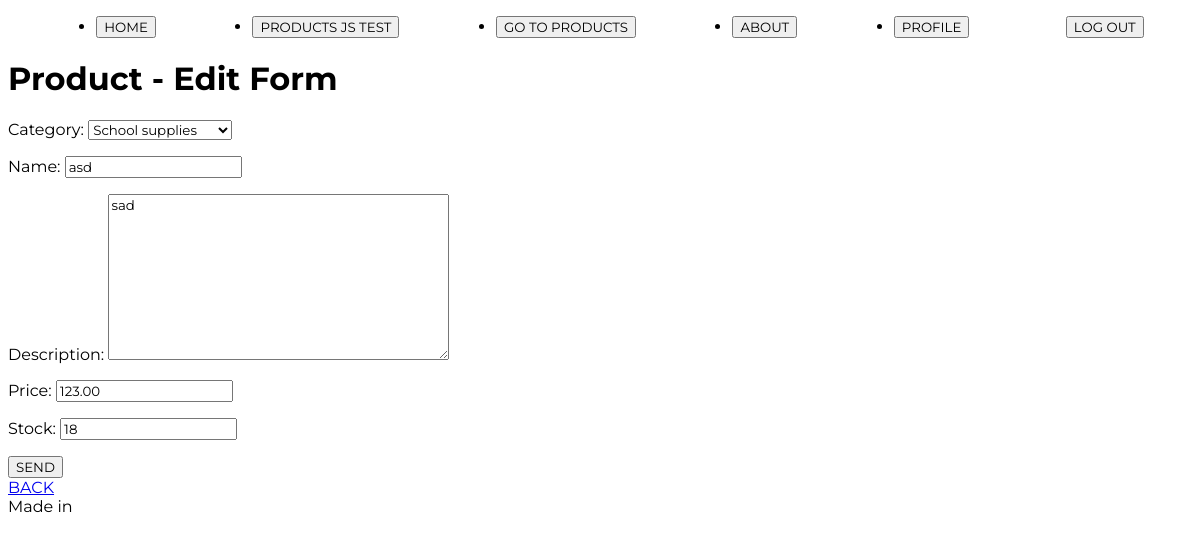
/product/product/update/6 (signed in), run on an earlier commit of the app's database.
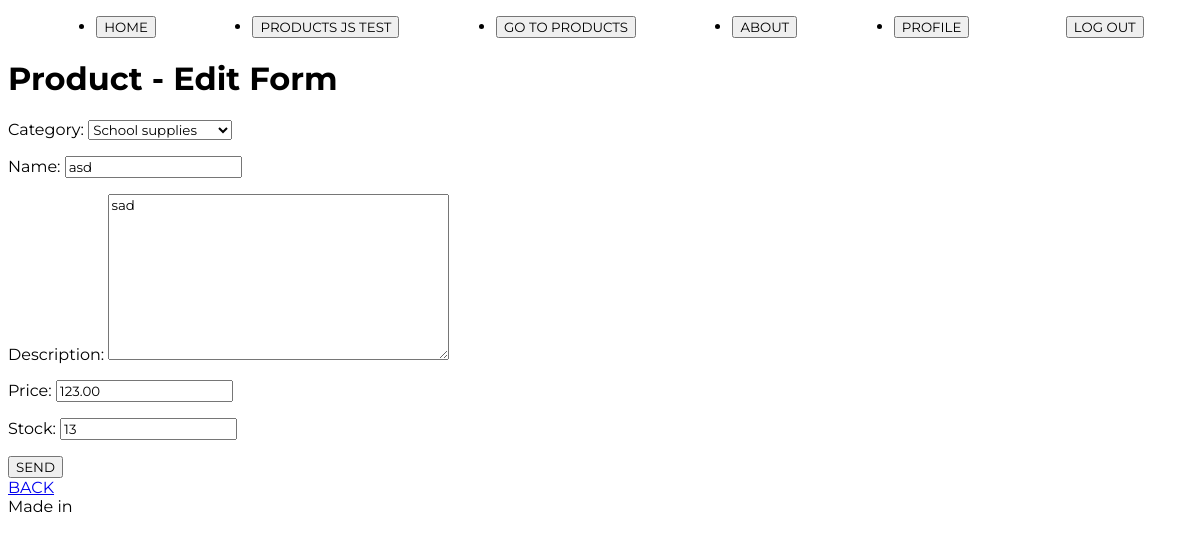
And on a later commit of the database.
### product/models.py (models this page shows, shortened)
class Product(models.Model):
    category=models.ForeignKey(Category, on_delete=models.CASCADE, null=True, blank=True, verbose_name='category')
    name = models.CharField(max_length=150, db_index=True) #facilita la búsqueda en la BD
    description = models.TextField(blank=True, null=True, verbose_name='Description') #blank: el campo puede dejarse vacío cuando es True
    price = models.DecimalField(max_digits=10, decimal_places=2)
    stock = models.PositiveIntegerField()
    class Meta: #Se utiliza para definir opciones de configuración adicionales de un modelo
        unique_together = ('category', 'name') #la combinación de los campos debe ser única en la BD
        verbose_name = 'Product' #Define el nombre singular legible del modelo (también usado en el panel de ADMIN)
        verbose_name_plural = 'Products' #Define el nombre plurar legible del modelo (también usado en el panel de ADMIN)

### product/views_models/product.py (the view)
# urls.py: path('product/update/<int:pk>', product.ProductUpdateView.as_view(), name='product_update'),
class ProductUpdateView(UpdateView):
    model = models.Product
    form_class = forms.ProductForm
    template_name = 'product/Product_crud/product_form.html'
    success_url = reverse_lazy('product:product_list')

### product/forms.py (shortened to what this page needs)
class ProductForm(forms.ModelForm):
    class Meta:
        model = models.Product
        fields = ['category','name', 'description', 'price', 'stock']

### product/models.py (called while the page is built)
    def __str__(self):
        return self.name

### product/templates/product/Product_crud/product_form.html (shortened to what this page needs)
{% extends 'core/base.html' %}
{% block content %}
    {% if form.instance.pk%}
        <h1>Product - Edit Form</h1>
    {% else %}
        <h1>Register - Create Form</h1>
    {% endif %}
    <form method="post">
        {{ form.as_p }}
        <button type="submit">SEND</button>
    </form>
    <a href="{% url 'product:product_list' %}">BACK</a>
{% endblock content %}

What changed in the data, as far as the page shows it:
changed Product "School supplies": stock "18" → "13"
